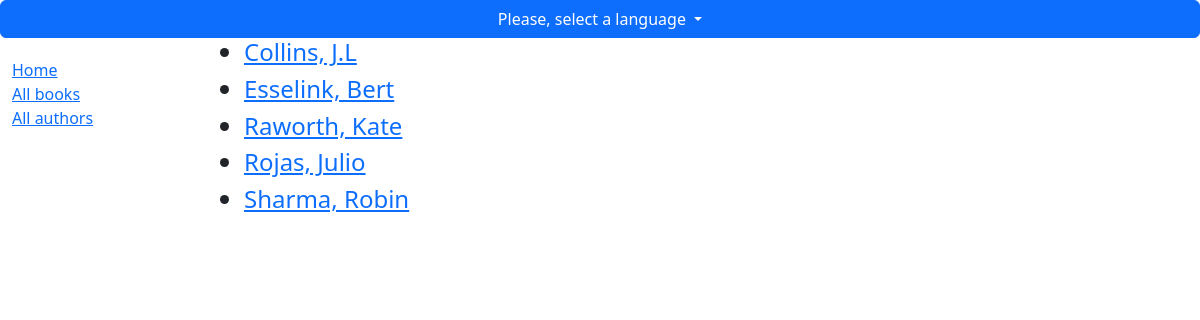
The page /en/catalog/authors/ on the database its author committed.
### catalog/models.py (models this page shows)
class Author(models.Model):
    first_name = models.CharField(max_length=100)
    last_name = models.CharField(max_length=100)
    date_of_birth = models.DateField(null=True, blank=True)
    date_of_death = models.DateField('Died', null=True, blank=True)
    class Meta:
        ordering = ['last_name', 'first_name']
    def get_absolute_url(self):
        return reverse('author-detail', args=[str(self.id)])
    def __str__(self):
        return f'{self.last_name}, {self.first_name}'

### catalog/views.py (the view)
# urls.py: path('authors/', views.AuthorListView.as_view(), name='authors'),
class AuthorListView(generic.ListView):
    model = Author

### catalog/templates/catalog/author_list.html (shortened to what this page needs)
{% extends "base_generic.html" %}
{% load i18n %}
{% block content %}
    {% translate "Welcome to Local Library" as welcome %}
    {% translate "Local Library Home" as home %}
    {% translate "Dynamic content" as dynamic_content %}
    {% translate "The library has the following record counts:" as library_records %}
    {% translate "You have taken %s books" as taken_books %}
    {% translate "Books:" as books %}
    {% translate "Copies:" as copies %}
    {% translate "Copies available:" as copies_available %}
    {% translate "Authors:" as authors %}
    {% translate "Genres that contain the word 'Novel':" as genres_by_word %}
    {% translate "Books that contain the word 'a':" as books_by_word %}
<ul>
    {% for author in author_list %}
        <h4><li><a href="{{ author.get_absolute_url }}">{{author}}</a></li></h4>
    {% endfor%}
</ul>
{% endblock %}

### rows shown on the page
Author: last_name+first_name "Collins, J.L"
Author: last_name+first_name "Esselink, Bert"
Author: last_name+first_name "Raworth, Kate"
Author: last_name+first_name "Rojas, Julio"
Author: last_name+first_name "Sharma, Robin"

### other values the page prints
{{ select_language }} "Please, select a language"
{{ home_menu }} "Home"
{{ books_menu }} "All books"
{{ authors_menu }} "All authors"
